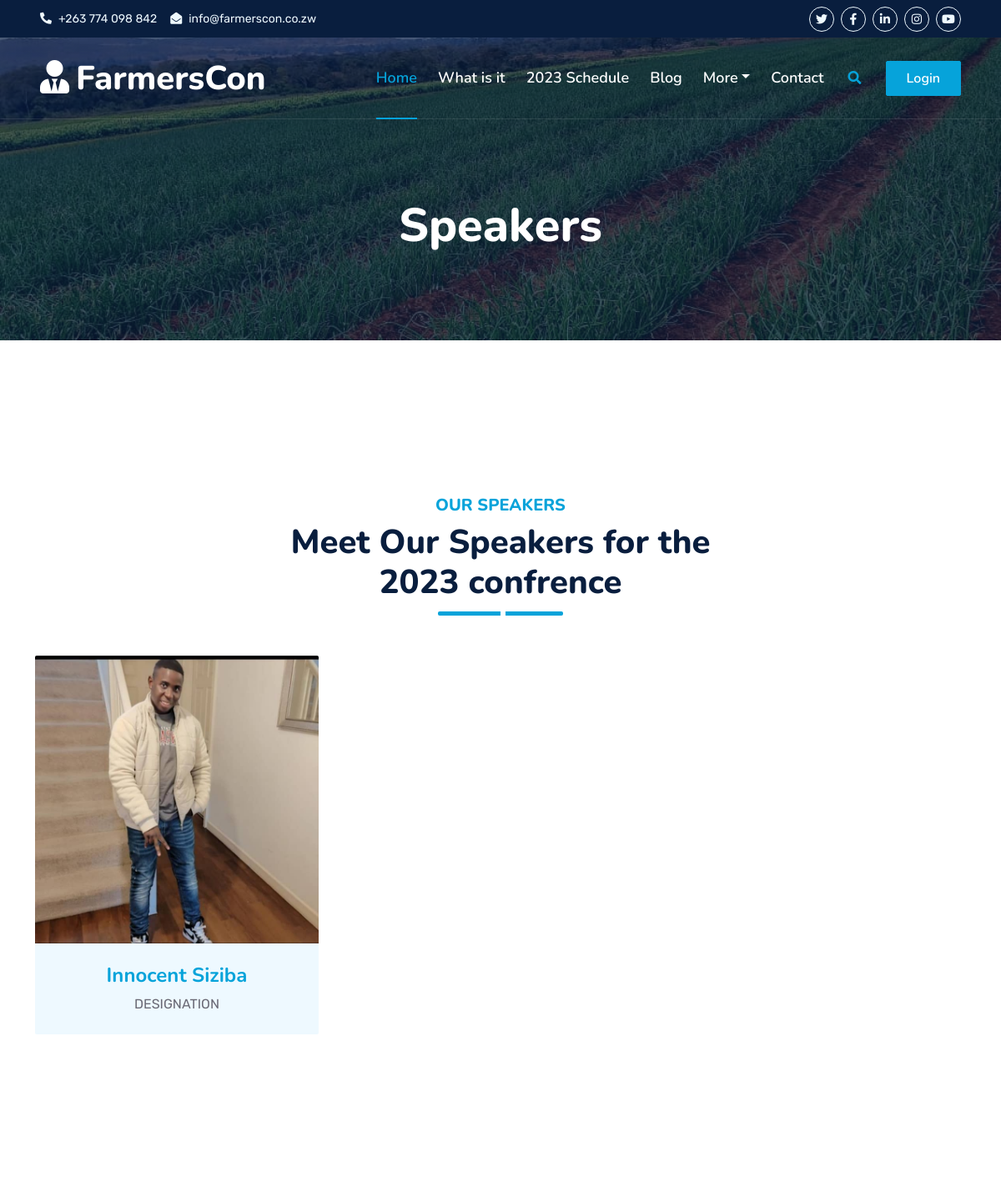
Before: /speakers (upper part) with the older database file.
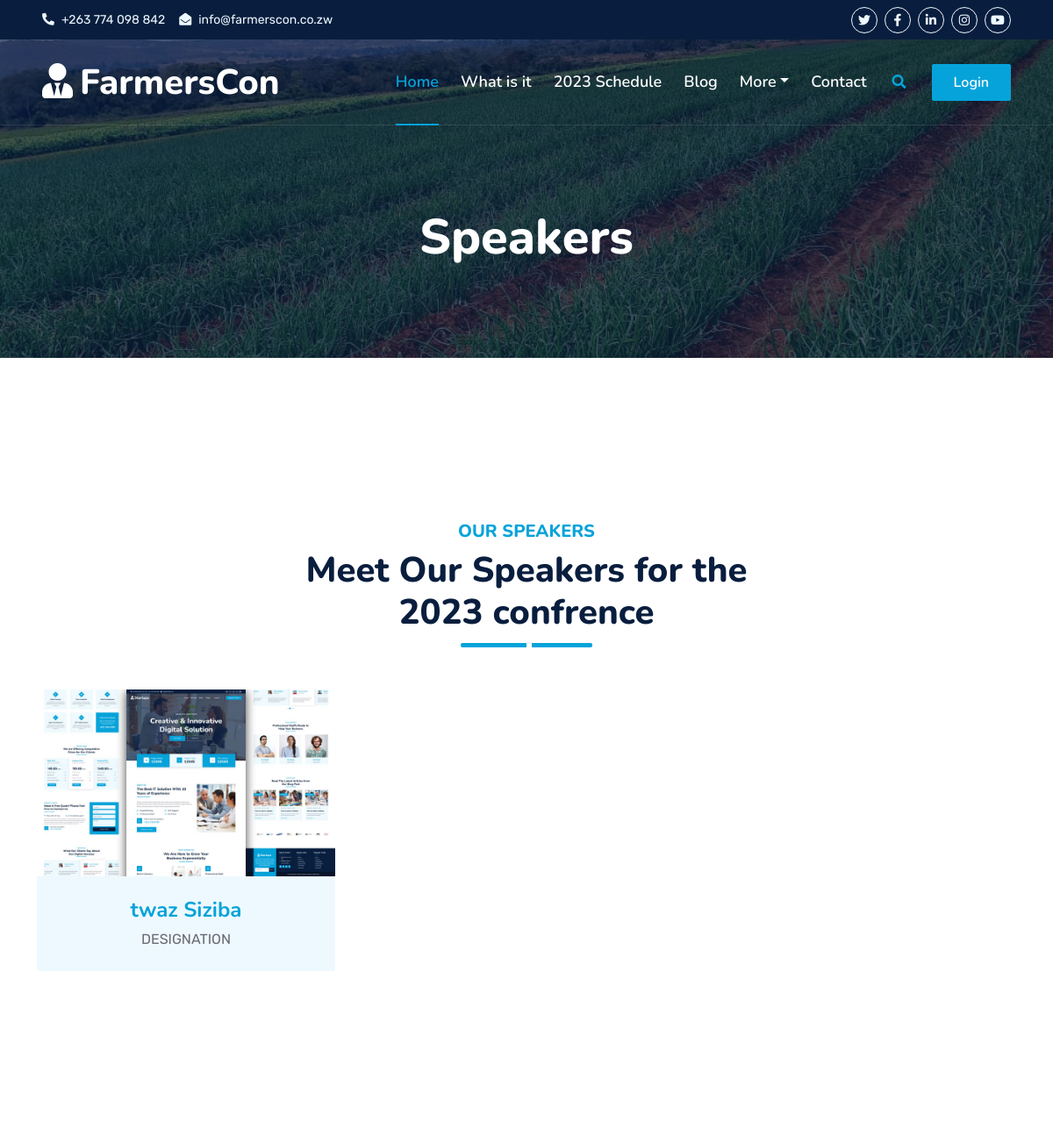
After: the same page with the newer database file.
### mainapp/models.py (models this page shows, shortened)
class Speakers(models.Model):
    first_name = models.CharField(max_length=100)
    last_name  =  models.CharField(max_length=100)
    proffession  =  models.CharField(max_length=100)
    short_intro  =  models.CharField(max_length=100)
    bio  =  models.TextField(max_length=1000)
    profile_img = models.ImageField()

### mainapp/views.py (the view)
# urls.py: path('speakers',views.speakers,name='speakers'),
def speakers(request):
    speaker =  Speakers.objects.all()
    context =  {
        'speaker': speaker,
    }
    return render(request,'team.html',context)

### mainapp/templates/team.html (shortened to what this page needs)
{% extends 'base.html' %}
{% load static %}
{% block content %}
        <div class="container-fluid bg-primary py-5 bg-header" style="margin-bottom: 90px;">
            <div class="row py-5">
                <div class="col-12 pt-lg-5 mt-lg-5 text-center">
                    <h1 class="display-4 text-white animated zoomIn">Speakers</h1>
                </div>
            </div>
        </div>
    </div>
    <div class="container-fluid py-5 wow fadeInUp" data-wow-delay="0.1s">
        <div class="container py-5">
            <div class="section-title text-center position-relative pb-3 mb-5 mx-auto" style="max-width: 600px;">
                <h5 class="fw-bold text-primary text-uppercase">Our Speakers</h5>
                <h1 class="mb-0">Meet Our Speakers for the 2023 confrence</h1>
            </div>
            <div class="row g-5">
                {%  for s in speaker %}
                <div class="col-lg-4 wow slideInUp" data-wow-delay="0.3s">
                    <div class="team-item bg-light rounded overflow-hidden">
                        <div class="team-img position-relative overflow-hidden">
                            <img class="img-fluid w-100" src="{{  s.profile_img.url }}" alt="">
                            <div class="team-social">
                            </div>
                        </div>
                        <div class="text-center py-4">
                            <h4 class="text-primary">{{  s.first_name }} {{  s.last_name }}</h4>
                            <p class="text-uppercase m-0">Designation</p>
                        </div>
                    </div>
                </div>
               {% endfor %}
            </div>
        </div>
    </div>
    <div class="container-fluid py-5 wow fadeInUp" data-wow-delay="0.1s">
        <div class="container py-5 mb-5">
        </div>
    </div>
    {%  endblock %}

Changed rows visible on the page:
changed Speakers "Siziba": profile_img: a different picture; first_name "Innocent" → "twaz"
